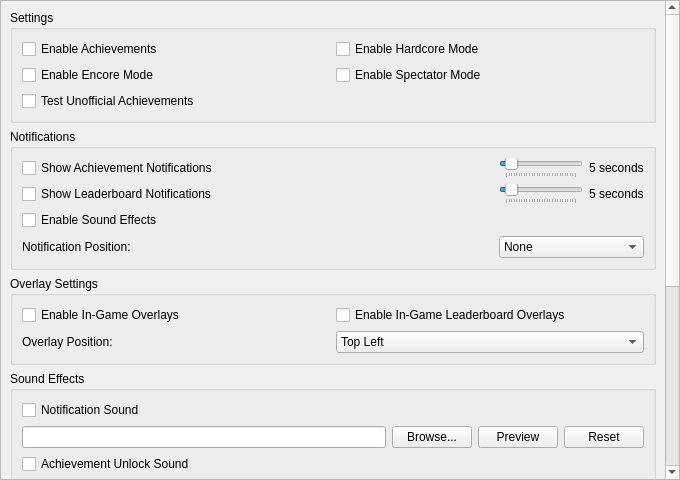
<?xml version="1.0" encoding="UTF-8"?>
<ui version="4.0">
 <class>AchievementSettingsWidget</class>
 <widget class="QWidget" name="AchievementSettingsWidget">
  <property name="geometry">
   <rect>
    <x>0</x>
    <y>0</y>
    <width>680</width>
    <height>480</height>
   </rect>
  </property>
  <layout class="QVBoxLayout" name="verticalLayout">
   <property name="leftMargin">
    <number>0</number>
   </property>
   <property name="topMargin">
    <number>0</number>
   </property>
   <property name="rightMargin">
    <number>0</number>
   </property>
   <property name="bottomMargin">
    <number>0</number>
   </property>
   <item>
    <widget class="QScrollArea" name="scrollArea">
     <property name="widgetResizable">
      <bool>true</bool>
     </property>
     <widget class="QWidget" name="scrollAreaAchievements">
      <property name="geometry">
       <rect>
        <x>0</x>
        <y>0</y>
        <width>661</width>
        <height>700</height>
       </rect>
      </property>
      <layout class="QVBoxLayout" name="verticalLayout_2">
       <item>
        <widget class="QGroupBox" name="settingsBox">
         <property name="title">
          <string>Settings</string>
         </property>
         <layout class="QGridLayout" name="gridLayout_5">
          <item row="2" column="0">
           <widget class="QCheckBox" name="unofficialAchievements">
            <property name="text">
             <string>Test Unofficial Achievements</string>
            </property>
           </widget>
          </item>
          <item row="0" column="1">
           <widget class="QCheckBox" name="hardcoreMode">
            <property name="text">
             <string>Enable Hardcore Mode</string>
            </property>
           </widget>
          </item>
          <item row="0" column="0">
           <widget class="QCheckBox" name="enable">
            <property name="text">
             <string>Enable Achievements</string>
            </property>
           </widget>
          </item>
          <item row="1" column="1">
           <widget class="QCheckBox" name="spectatorMode">
            <property name="text">
             <string>Enable Spectator Mode</string>
            </property>
           </widget>
          </item>
          <item row="1" column="0">
           <widget class="QCheckBox" name="encoreMode">
            <property name="text">
             <string>Enable Encore Mode</string>
            </property>
           </widget>
          </item>
         </layout>
        </widget>
       </item>
       <item>
        <widget class="QGroupBox" name="notificationBox">
         <property name="title">
          <string>Notifications</string>
         </property>
         <layout class="QGridLayout" name="gridLayout_2" columnstretch="1,0">
          <item row="0" column="1">
           <layout class="QHBoxLayout" name="achievementNotificationsDurationSliderContainer" stretch="1,0">
            <item>
             <widget class="QSlider" name="achievementNotificationsDuration">
              <property name="minimum">
               <number>3</number>
              </property>
              <property name="maximum">
               <number>30</number>
              </property>
              <property name="pageStep">
               <number>1</number>
              </property>
              <property name="value">
               <number>5</number>
              </property>
              <property name="orientation">
               <enum>Qt::Orientation::Horizontal</enum>
              </property>
              <property name="invertedAppearance">
               <bool>false</bool>
              </property>
              <property name="tickPosition">
               <enum>QSlider::TickPosition::TicksBelow</enum>
              </property>
              <property name="tickInterval">
               <number>1</number>
              </property>
             </widget>
            </item>
            <item>
             <widget class="QLabel" name="achievementNotificationsDurationLabel">
              <property name="text">
               <string>5 seconds</string>
              </property>
             </widget>
            </item>
           </layout>
          </item>
          <item row="0" column="0">
           <widget class="QCheckBox" name="achievementNotifications">
            <property name="text">
             <string>Show Achievement Notifications</string>
            </property>
           </widget>
          </item>
          <item row="1" column="1">
           <layout class="QHBoxLayout" name="leaderboardNotificationsDurationSliderContainer" stretch="1,0">
            <item>
             <widget class="QSlider" name="leaderboardNotificationsDuration">
              <property name="minimum">
               <number>3</number>
              </property>
              <property name="maximum">
               <number>30</number>
              </property>
              <property name="pageStep">
               <number>1</number>
              </property>
              <property name="value">
               <number>5</number>
              </property>
              <property name="orientation">
               <enum>Qt::Orientation::Horizontal</enum>
              </property>
              <property name="invertedAppearance">
               <bool>false</bool>
              </property>
              <property name="tickPosition">
               <enum>QSlider::TickPosition::TicksBelow</enum>
              </property>
              <property name="tickInterval">
               <number>1</number>
              </property>
             </widget>
            </item>
            <item>
             <widget class="QLabel" name="leaderboardNotificationsDurationLabel">
              <property name="text">
               <string>5 seconds</string>
              </property>
             </widget>
            </item>
           </layout>
          </item>
          <item row="1" column="0">
           <widget class="QCheckBox" name="leaderboardNotifications">
            <property name="text">
             <string>Show Leaderboard Notifications</string>
            </property>
           </widget>
          </item>
          <item row="2" column="0">
           <widget class="QCheckBox" name="soundEffects">
            <property name="text">
             <string>Enable Sound Effects</string>
            </property>
           </widget>
          </item>
          <item row="3" column="0">
           <widget class="QLabel" name="notificationPositionLabel">
            <property name="text">
             <string>Notification Position:</string>
            </property>
           </widget>
          </item>
          <item row="3" column="1">
           <widget class="QComboBox" name="notificationPosition">
            <item>
             <property name="text">
              <string>None</string>
             </property>
            </item>
            <item>
             <property name="text">
              <string>Top Left (Default)</string>
             </property>
            </item>
            <item>
             <property name="text">
              <string>Top Center</string>
             </property>
            </item>
            <item>
             <property name="text">
              <string>Top Right</string>
             </property>
            </item>
            <item>
             <property name="text">
              <string>Center Left</string>
             </property>
            </item>
            <item>
             <property name="text">
              <string>Center</string>
             </property>
            </item>
            <item>
             <property name="text">
              <string>Center Right</string>
             </property>
            </item>
            <item>
             <property name="text">
              <string>Bottom Left</string>
             </property>
            </item>
            <item>
             <property name="text">
              <string>Bottom Center</string>
             </property>
            </item>
            <item>
             <property name="text">
              <string>Bottom Right</string>
             </property>
            </item>
           </widget>
          </item>
         </layout>
        </widget>
       </item>
       <item>
        <widget class="QGroupBox" name="overlaySettingsBox">
         <property name="title">
          <string>Overlay Settings</string>
         </property>
         <layout class="QGridLayout" name="gridLayout_overlay">
          <item row="1" column="1">
           <widget class="QComboBox" name="overlayPosition">
            <item>
             <property name="text">
              <string>Top Left</string>
             </property>
            </item>
            <item>
             <property name="text">
              <string>Top Center</string>
             </property>
            </item>
            <item>
             <property name="text">
              <string>Top Right</string>
             </property>
            </item>
            <item>
             <property name="text">
              <string>Center Left</string>
             </property>
            </item>
            <item>
             <property name="text">
              <string>Center</string>
             </property>
            </item>
            <item>
             <property name="text">
              <string>Center Right</string>
             </property>
            </item>
            <item>
             <property name="text">
              <string>Bottom Left</string>
             </property>
            </item>
            <item>
             <property name="text">
              <string>Bottom Center</string>
             </property>
            </item>
            <item>
             <property name="text">
              <string>Bottom Right (Default)</string>
             </property>
            </item>
           </widget>
          </item>
          <item row="1" column="0">
           <widget class="QLabel" name="overlayPositionLabel">
            <property name="text">
             <string>Overlay Position:</string>
            </property>
           </widget>
          </item>
          <item row="0" column="0">
           <widget class="QCheckBox" name="overlays">
            <property name="text">
             <string>Enable In-Game Overlays</string>
            </property>
           </widget>
          </item>
          <item row="0" column="1">
           <widget class="QCheckBox" name="leaderboardOverlays">
            <property name="text">
             <string>Enable In-Game Leaderboard Overlays</string>
            </property>
           </widget>
          </item>
         </layout>
        </widget>
       </item>
       <item>
        <widget class="QGroupBox" name="soundEffectsBox">
         <property name="title">
          <string>Sound Effects</string>
         </property>
         <layout class="QGridLayout" name="gridLayout_6">
          <item row="5" column="0">
           <widget class="QLineEdit" name="lbSoundPath"/>
          </item>
          <item row="1" column="0">
           <widget class="QLineEdit" name="notificationSoundPath"/>
          </item>
          <item row="3" column="1">
           <widget class="QPushButton" name="unlockSoundBrowse">
            <property name="text">
             <string>Browse...</string>
            </property>
           </widget>
          </item>
          <item row="1" column="3">
           <widget class="QPushButton" name="notificationSoundReset">
            <property name="text">
             <string>Reset</string>
            </property>
           </widget>
          </item>
          <item row="2" column="0">
           <widget class="QCheckBox" name="unlockSound">
            <property name="text">
             <string>Achievement Unlock Sound</string>
            </property>
           </widget>
          </item>
          <item row="1" column="1">
           <widget class="QPushButton" name="notificationSoundBrowse">
            <property name="text">
             <string>Browse...</string>
            </property>
           </widget>
          </item>
          <item row="3" column="0">
           <widget class="QLineEdit" name="unlockSoundPath"/>
          </item>
          <item row="5" column="1">
           <widget class="QPushButton" name="lbSoundBrowse">
            <property name="text">
             <string>Browse...</string>
            </property>
           </widget>
          </item>
          <item row="3" column="2">
           <widget class="QPushButton" name="unlockSoundOpen">
            <property name="text">
             <string>Preview</string>
            </property>
           </widget>
          </item>
          <item row="1" column="2">
           <widget class="QPushButton" name="notificationSoundOpen">
            <property name="text">
             <string>Preview</string>
            </property>
           </widget>
          </item>
          <item row="0" column="0">
           <widget class="QCheckBox" name="notificationSound">
            <property name="text">
             <string>Notification Sound</string>
            </property>
           </widget>
          </item>
          <item row="5" column="2">
           <widget class="QPushButton" name="lbSoundOpen">
            <property name="text">
             <string>Preview</string>
            </property>
           </widget>
          </item>
          <item row="3" column="3">
           <widget class="QPushButton" name="unlockSoundReset">
            <property name="text">
             <string>Reset</string>
            </property>
           </widget>
          </item>
          <item row="5" column="3">
           <widget class="QPushButton" name="lbSoundReset">
            <property name="text">
             <string>Reset</string>
            </property>
           </widget>
          </item>
          <item row="4" column="0">
           <widget class="QCheckBox" name="lbSound">
            <property name="text">
             <string>Leaderboard Submit Sound</string>
            </property>
           </widget>
          </item>
         </layout>
        </widget>
       </item>
       <item>
        <widget class="QGroupBox" name="loginBox">
         <property name="title">
          <string>Account</string>
         </property>
         <layout class="QHBoxLayout" name="horizontalLayout" stretch="1,0">
          <item>
           <widget class="QLabel" name="loginStatus">
            <property name="text">
             <string>Username:
Login token generated at:</string>
            </property>
            <property name="alignment">
             <set>Qt::AlignmentFlag::AlignLeading|Qt::AlignmentFlag::AlignLeft|Qt::AlignmentFlag::AlignTop</set>
            </property>
           </widget>
          </item>
          <item>
           <layout class="QHBoxLayout" name="achievementButtons">
            <item>
             <widget class="QPushButton" name="viewProfile">
              <property name="text">
               <string>View Profile...</string>
              </property>
             </widget>
            </item>
            <item>
             <widget class="QPushButton" name="loginButton">
              <property name="text">
               <string>Login...</string>
              </property>
             </widget>
            </item>
           </layout>
          </item>
         </layout>
        </widget>
       </item>
       <item>
        <widget class="QGroupBox" name="gameInfoBox">
         <property name="minimumSize">
          <size>
           <width>0</width>
           <height>75</height>
          </size>
         </property>
         <property name="title">
          <string>Game Info</string>
         </property>
         <layout class="QGridLayout" name="gridLayout_3">
          <item row="0" column="0">
           <widget class="QLabel" name="gameInfo">
            <property name="alignment">
             <set>Qt::AlignmentFlag::AlignLeading|Qt::AlignmentFlag::AlignLeft|Qt::AlignmentFlag::AlignTop</set>
            </property>
           </widget>
          </item>
         </layout>
        </widget>
       </item>
       <item>
        <widget class="QLabel" name="rcheevosDisclaimer">
         <property name="text">
          <string>&lt;html&gt;&lt;head/&gt;&lt;body&gt;&lt;p align=&quot;justify&quot;&gt;PCSX2 uses RetroAchievements as an achievement database and for tracking progress. To use achievements, please sign up for an account at &lt;a href=&quot;https://retroachievements.org/&quot;&gt;retroachievements.org&lt;/a&gt;.&lt;/p&gt;&lt;p align=&quot;justify&quot;&gt;To view the achievement list in-game, press the hotkey for &lt;span style=&quot; font-weight:600;&quot;&gt;Open Pause Menu&lt;/span&gt; and select &lt;span style=&quot; font-weight:600;&quot;&gt;Achievements&lt;/span&gt; from the menu.&lt;/p&gt;&lt;/body&gt;&lt;/html&gt;</string>
         </property>
         <property name="textFormat">
          <enum>Qt::TextFormat::RichText</enum>
         </property>
         <property name="wordWrap">
          <bool>true</bool>
         </property>
         <property name="margin">
          <number>8</number>
         </property>
         <property name="openExternalLinks">
          <bool>true</bool>
         </property>
        </widget>
       </item>
      </layout>
     </widget>
    </widget>
   </item>
  </layout>
 </widget>
 <resources>
  <include location="../resources/resources.qrc"/>
 </resources>
 <connections/>
</ui>
